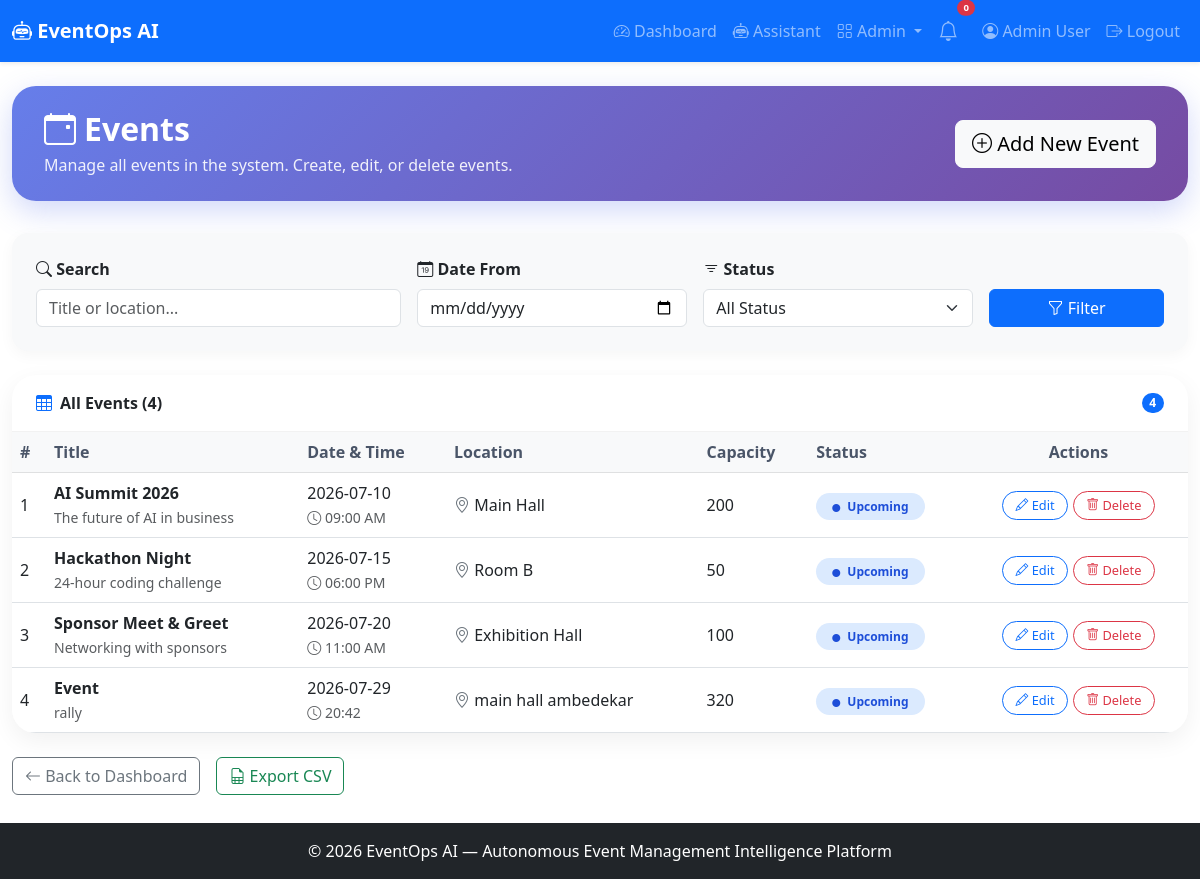
Screenshot of /admin/events (signed in) with the database file from the repository.
### app.py (models this page shows, shortened)
class User(UserMixin, db.Model):
    id = db.Column(db.Integer, primary_key=True)
    name = db.Column(db.String(100), nullable=False)
    email = db.Column(db.String(100), unique=True, nullable=False)
    password_hash = db.Column(db.String(200), nullable=False)
    role = db.Column(db.String(20), default='user')
    created_at = db.Column(db.DateTime, default=lambda: datetime.now(timezone.utc))

class Event(db.Model):
    id = db.Column(db.Integer, primary_key=True)
    title = db.Column(db.String(200), nullable=False)
    description = db.Column(db.Text)
    date = db.Column(db.String(50))
    time = db.Column(db.String(50))
    location = db.Column(db.String(200))
    capacity = db.Column(db.Integer)
    status = db.Column(db.String(20), default='upcoming')
    created_at = db.Column(db.DateTime, default=lambda: datetime.now(timezone.utc))

### app.py (the view)
@app.route('/admin/events')
@login_required
def admin_events():
    if current_user.role != 'admin':
        abort(403)
    events = Event.query.all()
    return render_template('admin_events.html', events=events)

### app.py (called while the page is built)
@login_manager.user_loader
def load_user(user_id):
    return User.query.get(int(user_id))

### Milestone 3/Event managemaent/templates/admin_events.html (shortened to what this page needs)
{% extends "base.html" %}
{% block content %}
<div class="page-header">
    <div class="d-flex justify-content-between align-items-center">
        <div>
            <h2><i class="bi bi-calendar-event me-2"></i>Events</h2>
            <p>Manage all events in the system. Create, edit, or delete events.</p>
        </div>
        <a href="{{ url_for('admin_event_add') }}" class="btn btn-light btn-lg">
            <i class="bi bi-plus-circle"></i> Add New Event
        </a>
    </div>
</div>
<div class="search-card">
    <form method="GET" class="row g-3 align-items-end">
        <div class="col-md-4">
            <label class="form-label fw-semibold"><i class="bi bi-search"></i> Search</label>
            <input type="text" name="search" class="form-control" placeholder="Title or location..."
                   value="{{ request.args.get('search', '') }}">
        </div>
        <div class="col-md-3">
            <label class="form-label fw-semibold"><i class="bi bi-calendar-date"></i> Date From</label>
            <input type="date" name="date_from" class="form-control" value="{{ request.args.get('date_from', '') }}">
        </div>
        <div class="col-md-3">
            <label class="form-label fw-semibold"><i class="bi bi-filter"></i> Status</label>
            <select name="status" class="form-select">
                <option value="">All Status</option>
            </select>
        </div>
        <div class="col-md-2">
            <button type="submit" class="btn btn-primary w-100"><i class="bi bi-funnel"></i> Filter</button>
        </div>
    </form>
</div>
<div class="card table-card">
    <div class="card-header d-flex justify-content-between align-items-center">
        <span><i class="bi bi-table text-primary me-2"></i>All Events ({{ events|length }})</span>
        {% if events %}
        <span class="badge bg-primary rounded-pill">{{ events|length }}</span>
        {% endif %}
    </div>
    <div class="card-body p-0">
        <div class="table-responsive">
            <table class="table table-hover mb-0">
                <thead class="table-light">
                    <tr>
                        <th>#</th>
                        <th>Title</th>
                        <th>Date & Time</th>
                        <th>Location</th>
                        <th>Capacity</th>
                        <th>Status</th>
                        <th class="text-center">Actions</th>
                    </tr>
                </thead>
                <tbody>
                    {% for event in events %}
                    <tr>
                        <td>{{ loop.index }}</td>
                        <td><strong>{{ event.title }}</strong>
                            {% if event.description %}
                            <br><small class="text-muted">{{ event.description[:50] }}{% if event.description|length > 50 %}…{% endif %}</small>
                            {% endif %}
                        </td>
                        <td>
                            {{ event.date }}<br>
                            <small class="text-muted"><i class="bi bi-clock"></i> {{ event.time }}</small>
                        </td>
                        <td><i class="bi bi-geo-alt text-secondary"></i> {{ event.location or '—' }}</td>
                        <td>{{ event.capacity }}</td>
                        <td>
                            <span class="status-badge status-{{ event.status }}">
                                <i class="bi bi-circle-fill me-1" style="font-size:0.5rem;"></i>
                                {{ event.status|capitalize }}
                            </span>
                        </td>
                        <td class="text-center">
                            <a href="{{ url_for('admin_event_edit', event_id=event.id) }}" class="btn btn-outline-primary btn-action">
                                <i class="bi bi-pencil"></i> Edit
                            </a>
                            <a href="{{ url_for('admin_event_delete', event_id=event.id) }}" class="btn btn-outline-danger btn-action"
                               onclick="return confirm('Are you sure you want to delete this event?')">
                                <i class="bi bi-trash"></i> Delete
                            </a>
                        </td>
                    </tr>
                    {% endfor %}
                </tbody>
            </table>
        </div>
    </div>
</div>
<div class="mt-4 d-flex gap-3">
    <a href="{{ url_for('dashboard') }}" class="btn btn-outline-secondary">
        <i class="bi bi-arrow-left"></i> Back to Dashboard
    </a>
    {% if events %}
    <a href="#" class="btn btn-outline-success" onclick="alert('Export CSV functionality not yet implemented.')">
        <i class="bi bi-file-earmark-spreadsheet"></i> Export CSV
    </a>
    {% endif %}
</div>
{% endblock %}

### Milestone 1/Event managemaent/templates/base.html (shortened to what this page needs)
<!DOCTYPE html>
<html lang="en">
<head>
    <link href="https://cdn.jsdelivr.net/npm/bootstrap@5.3.0/dist/css/bootstrap.min.css" rel="stylesheet">
    <link rel="stylesheet" href="https://cdn.jsdelivr.net/npm/bootstrap-icons@1.11.0/font/bootstrap-icons.css">
    <link rel="stylesheet" href="{{ url_for('static', filename='css/style.css') }}">
</head>
<body>
    <nav class="navbar navbar-expand-lg navbar-dark bg-primary shadow-sm">
        <div class="container-fluid">
            <a class="navbar-brand fw-bold" href="{{ url_for('index') }}">
                <i class="bi bi-robot"></i> EventOps AI
            </a>
            <div class="collapse navbar-collapse" id="navbarNav">
                <ul class="navbar-nav ms-auto align-items-lg-center">
                    {% if current_user.is_authenticated %}
                        <li class="nav-item">
                            <a class="nav-link" href="{{ url_for('dashboard') }}">
                                <i class="bi bi-speedometer2"></i> Dashboard
                            </a>
                        </li>
                        <li class="nav-item">
                            <a class="nav-link" href="{{ url_for('assistant_page') }}">
                                <i class="bi bi-robot"></i> Assistant
                            </a>
                        </li>
                        {% if current_user.role == 'admin' %}
                        <li class="nav-item dropdown">
                            <a class="nav-link dropdown-toggle" href="#" role="button" data-bs-toggle="dropdown">
                                <i class="bi bi-grid"></i> Admin
                            </a>
                        </li>
                        {% endif %}
                        <li class="nav-item position-relative me-2">
                            <a class="nav-link" href="#" title="Notifications" data-bs-toggle="dropdown">
                                <i class="bi bi-bell fs-5"></i>
                                <span class="position-absolute top-0 start-100 translate-middle badge rounded-pill bg-danger" style="font-size:0.6rem;">
                                    0
                                </span>
                            </a>
                        </li>
                        <li class="nav-item">
                            <a class="nav-link" href="{{ url_for('profile') }}">
                                <i class="bi bi-person-circle"></i> {{ current_user.name }}
                            </a>
                        </li>
                        <li class="nav-item">
                            <a class="nav-link" href="{{ url_for('logout') }}">
                                <i class="bi bi-box-arrow-right"></i> Logout
                            </a>
                        </li>
                    {% endif %}
                </ul>
            </div>
        </div>
    </nav>
    <main class="container-fluid py-4">
        {% block content %}{% endblock %}
    </main>
    <footer class="footer bg-dark text-white py-3 mt-4">
        <div class="container text-center">
            <span>© 2026 EventOps AI — Autonomous Event Management Intelligence Platform</span>
        </div>
    </footer>
</body>
</html>

### Milestone 1/Event managemaent/static/css/style.css (style rules this page uses)
body { padding-bottom: 60px; }
.footer { position: fixed; bottom: 0; width: 100%; }

### Milestone 3/Event managemaent/templates/admin_events.html (style rules this page uses)
.page-header { background: linear-gradient(135deg, #667eea 0%, #764ba2 100%); color: white; padding: 1.5rem 2rem; border-radius: 1.5rem; margin-bottom: 2rem; box-shadow: 0 10px 30px rgba(102,126,234,0.3); }
.page-header h2 { font-weight: 700; margin-bottom: 0.3rem; }
.page-header p { opacity: 0.9; margin-bottom: 0; }
.search-card { border: none; border-radius: 1rem; box-shadow: 0 4px 15px rgba(0,0,0,0.04); padding: 1.5rem; background: #f8f9fa; margin-bottom: 1.5rem; }
.table-card { border: none; border-radius: 1.5rem; box-shadow: 0 8px 25px rgba(0,0,0,0.06); overflow: hidden; }
.table-card .card-header { background: transparent; border-bottom: 1px solid rgba(0,0,0,0.05); padding: 1rem 1.5rem; font-weight: 600; }
.table th { border-top: none; font-weight: 600; color: #4a5568; }
.table td { vertical-align: middle; }
.status-badge { padding: 0.3rem 1rem; border-radius: 50px; font-size: 0.75rem; font-weight: 600; }
.status-upcoming { background: #dbeafe; color: #1d4ed8; }
.btn-action { border-radius: 50px; padding: 0.25rem 0.8rem; font-size: 0.8rem; transition: all 0.2s ease; }

### rows the page displays
User: name "Admin User"
Event: title "AI Summit 2026", description "The future of AI in business", date "2026-07-10", time "09:00 AM", location "Main Hall", capacity "200", status "Upcoming"
Event: title "Hackathon Night", description "24-hour coding challenge", date "2026-07-15", time "06:00 PM", location "Room B", capacity "50", status "Upcoming"
Event: title "Sponsor Meet & Greet", description "Networking with sponsors", date "2026-07-20", time "11:00 AM", location "Exhibition Hall", capacity "100", status "Upcoming"
Event: title "Event", description "rally", date "2026-07-29", time "20:42", location "main hall ambedekar", capacity "320", status "Upcoming"

### other values shown
{{ events|length }} "4"
